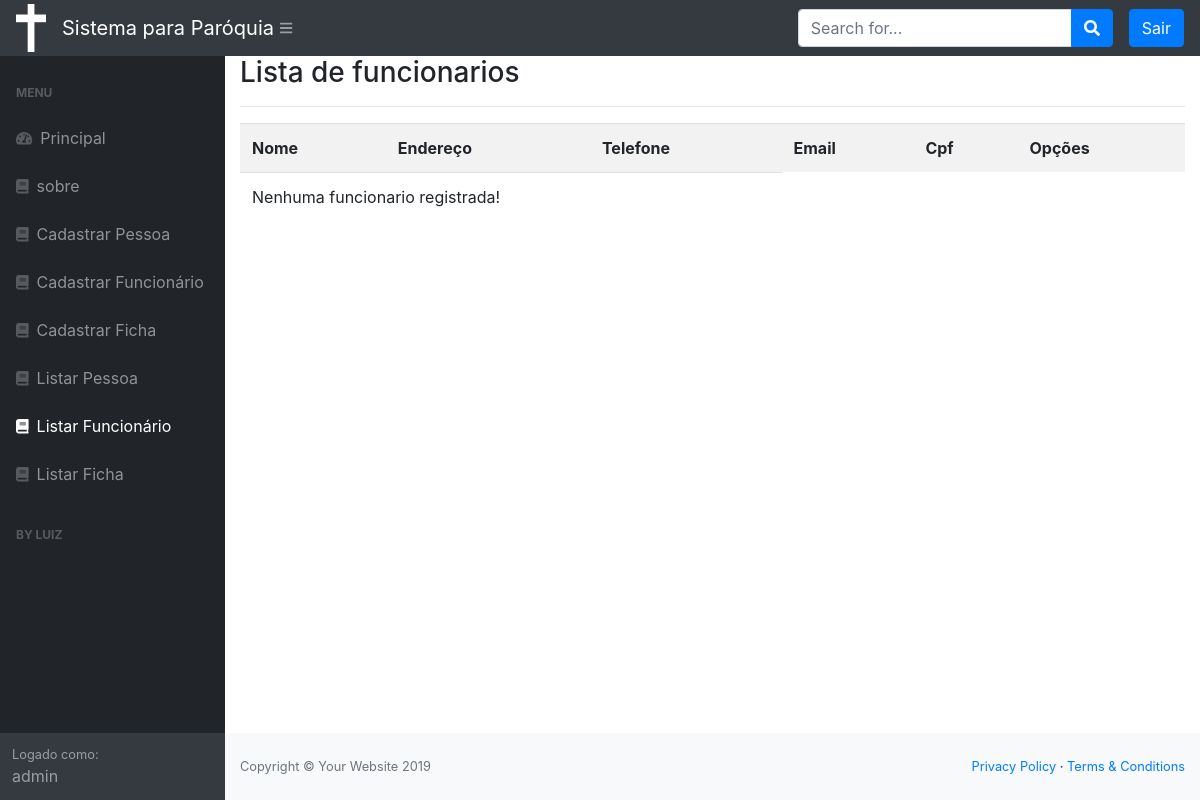
Before: /listar/funcionario/ (signed in) with the older database file.
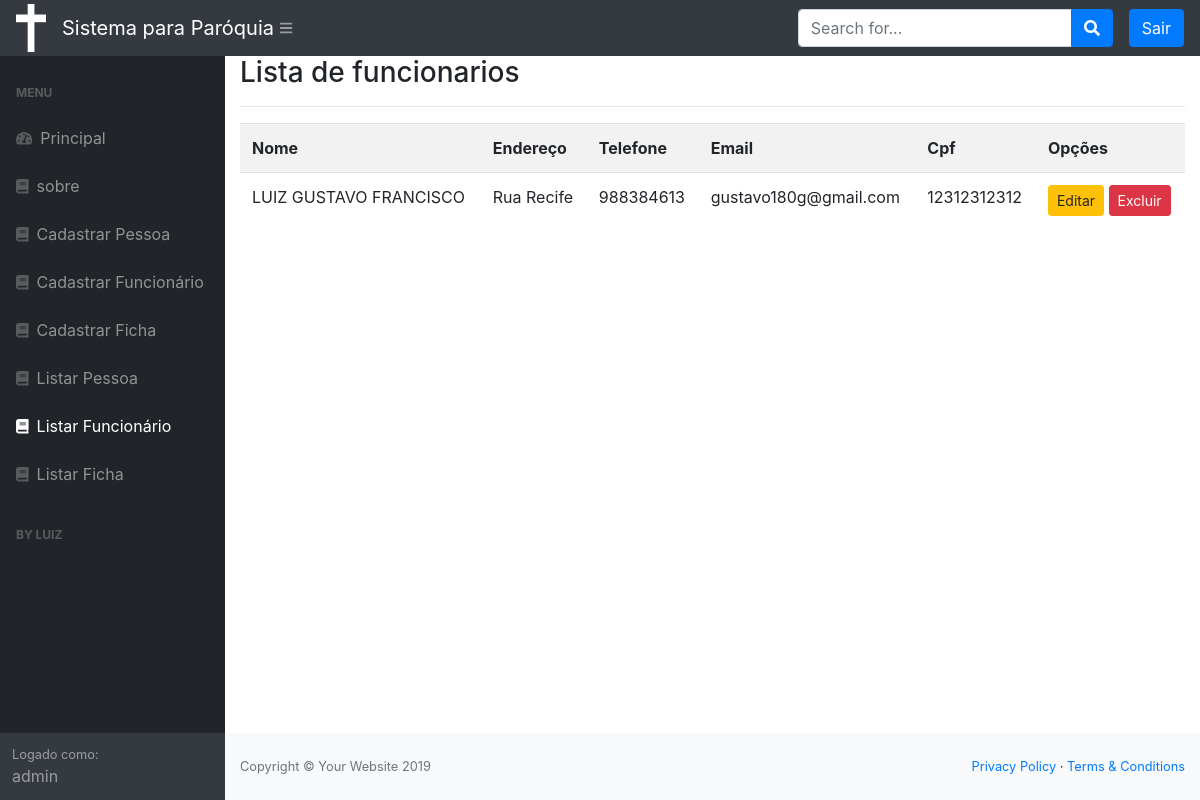
After: the same page with the newer database file.
### cadastros/models.py (models this page shows, shortened)
class Funcionario(models.Model):
    nome = models.CharField(max_length=50)
    endereco = models.CharField(max_length=50, verbose_name="Endereço", unique=True)
    telefone = models .IntegerField()
    email = models.CharField(max_length=50, unique=True)
    cpf = models.IntegerField(unique=True)

### cadastros/views.py (the view)
# urls.py: path('listar/funcionario/', FuncionarioList.as_view(), name="listar-funcionario"),
class FuncionarioList(LoginRequiredMixin, ListView):
    login_url = reverse_lazy('login')
    model = Funcionario
    template_name = 'cadastros/listas/funcionario.html'

### cadastros/templates/cadastros/listas/funcionario.html
{% extends 'paginas/modelo.html' %}
{% load static %}
{% block conteudo %}
    <h3>Lista de funcionarios </h3>
<hr>
<div class="table-responsive">
    <table class="table table-striped">
        <tr>
            <th>Nome</th>
            <th>Endereço</th>
            <th>Telefone</th>
            <th>Email</th>
            <th>Cpf</th>
            <th>Opções</th>
        </tr>
        {% for funcionario in object_list %}
        <tr>
            <td>{{ funcionario.nome }}</td>
            <td> {{ funcionario.endereco }} </td>
            <td> {{ funcionario.telefone }} </td>
            <td> {{ funcionario.email }} </td>
            <td> {{ funcionario.cpf }} </td>
            <td>
                <a href="{% url 'editar-funcionario' funcionario.pk %}" class="btn btn-warning btn-sm">Editar</a>
                <a href="{% url 'excluir-funcionario' funcionario.pk %}" class="btn btn-danger btn-sm">Excluir</a>
             </td>
        </tr>
        {% empty %}
        <tr>
            <td colspan="3">Nenhuma funcionario registrada!</td>
        </tr>
        {% endfor %}
    </table>
</div>
{% endblock %}

Changed rows visible on the page:
added Funcionario: nome "LUIZ GUSTAVO FRANCISCO", endereco "Rua Recife", telefone "988384613", email "gustavo180g@gmail.com", cpf "12312312312"
Other visible differences:
text no longer shown: "Nenhuma funcionario registrada!"
